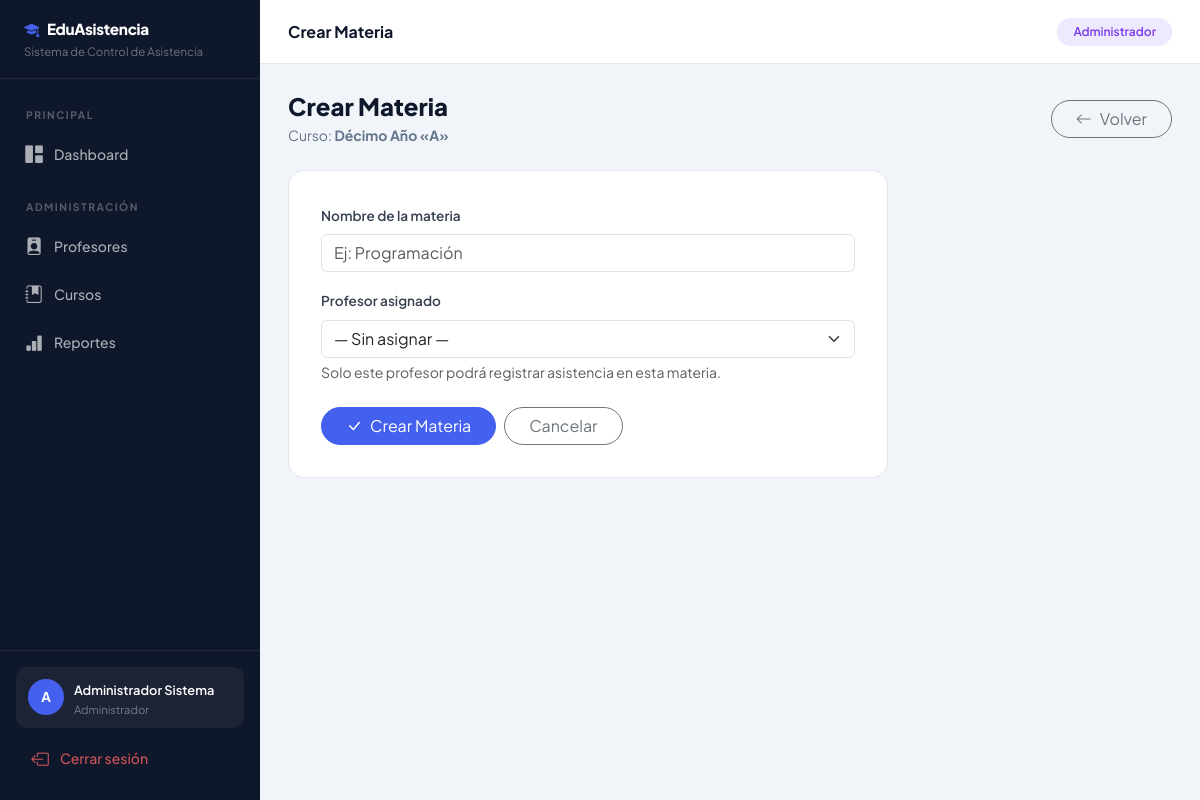
Page /cursos/1/materias/crear/ (signed in) on the committed database.
### usuarios/models.py (models this page shows, shortened)
class Usuario(AbstractUser):
    ROLES = (
        ('admin', 'Administrador'),
        ('profesor', 'Profesor'),
    )
    rol = models.CharField(max_length=10, choices=ROLES, default='profesor')
    def es_admin(self):
        return self.rol == 'admin'
    def __str__(self):
        return f"{self.get_full_name() or self.username} ({self.get_rol_display()})"

### cursos/models.py (models this page shows)
class Curso(models.Model):
    NIVELES = (
        ('10mo', 'Décimo Año'),
        ('1ro_bach', 'Primero de Bachillerato'),
        ('2do_bach', 'Segundo de Bachillerato'),
        ('3ro_bach', 'Tercero de Bachillerato'),
    )
    nivel    = models.CharField(max_length=20, choices=NIVELES, default='10mo')
    paralelo = models.CharField(max_length=5)   # A, B, C, D
    descripcion = models.TextField(blank=True)
    @property
    def nombre(self):
        return f"{self.get_nivel_display()} «{self.paralelo}»"
    def __str__(self):
        return self.nombre
    class Meta:
        verbose_name = 'Curso'
        verbose_name_plural = 'Cursos'
        ordering = ['nivel', 'paralelo']
        unique_together = ('nivel', 'paralelo')

### cursos/views.py (the view)
# urls.py: path('cursos/<int:curso_pk>/materias/crear/', views.crear_materia,      name='crear_materia'),
@login_required
def crear_materia(request, curso_pk):
    if not request.user.es_admin():
        messages.error(request, 'Sin permiso.'); return redirect('dashboard')
    curso = get_object_or_404(Curso, pk=curso_pk)
    if request.method == 'POST':
        form = MateriaForm(request.POST)
        if form.is_valid():
            m = form.save(commit=False)
            m.curso = curso
            m.save()
            messages.success(request, f'Materia «{m.nombre}» creada.')
            return redirect('detalle_curso', pk=curso_pk)
    else:
        form = MateriaForm()
    return render(request, 'cursos/form_materia.html', {'form': form, 'curso': curso, 'accion': 'Crear'})

### cursos/forms.py
class MateriaForm(forms.ModelForm):
    class Meta:
        model  = Materia
        fields = ['nombre', 'profesor']
        labels = {'nombre': 'Nombre de la materia', 'profesor': 'Profesor asignado'}
        widgets = {
            'nombre':   forms.TextInput(attrs={'class': 'form-control', 'placeholder': 'Ej: Programación'}),
            'profesor': forms.Select(attrs={'class': 'form-select'}),
        }
    def __init__(self, *args, **kwargs):
        super().__init__(*args, **kwargs)
        self.fields['profesor'].queryset = Usuario.objects.filter(rol='profesor').order_by('last_name')
        self.fields['profesor'].empty_label = '— Sin asignar —'

### templates/cursos/form_materia.html (shortened to what this page needs)
{% extends 'base.html' %}
{% block page_title %}{{ accion }} Materia{% endblock %}
{% block content %}
<div class="page-header">
    <div>
        <h4>{{ accion }} Materia</h4>
        <p>Curso: <strong>{{ curso }}</strong></p>
    </div>
    <a href="{% url 'detalle_curso' curso.pk %}" class="btn btn-outline-secondary rounded-pill px-4">
        <i class="bi bi-arrow-left me-2"></i>Volver
    </a>
</div>
<div class="form-card">
    <form method="post">
        <div class="mb-3">
            <label class="form-label">{{ form.nombre.label }}</label>
            {{ form.nombre }}
        </div>
        <div class="mb-4">
            <label class="form-label">{{ form.profesor.label }}</label>
            {{ form.profesor }}
            <div class="text-muted small mt-1">Solo este profesor podrá registrar asistencia en esta materia.</div>
        </div>
        <div class="d-flex gap-2">
            <button type="submit" class="btn btn-primary px-4 rounded-pill">
                <i class="bi bi-check-lg me-2"></i>{{ accion }} Materia
            </button>
            <a href="{% url 'detalle_curso' curso.pk %}" class="btn btn-outline-secondary rounded-pill px-4">Cancelar</a>
        </div>
    </form>
</div>
{% endblock %}

### templates/base.html (shortened to what this page needs)
<!DOCTYPE html>
<html lang="es">
<head>
    <link href="https://cdn.jsdelivr.net/npm/bootstrap@5.3.0/dist/css/bootstrap.min.css" rel="stylesheet">
    <link href="https://cdn.jsdelivr.net/npm/bootstrap-icons@1.11.0/font/bootstrap-icons.css" rel="stylesheet">
</head>
<body>
    <div class="sidebar" id="sidebar">
        <div class="sidebar-brand">
            <h5><i class="bi bi-mortarboard-fill me-2" style="color:var(--primary)"></i>EduAsistencia</h5>
            <small>Sistema de Control de Asistencia</small>
        </div>
        <div class="sidebar-nav mt-2">
            <div class="sidebar-section">Principal</div>
            <a href="{% url 'dashboard' %}" class="sidebar-link {% if request.resolver_match.url_name == 'dashboard' %}active{% endif %}">
                <i class="bi bi-grid-1x2-fill"></i> Dashboard
            </a>
            {% if user.es_admin %}
            <div class="sidebar-section">Administración</div>
            <a href="{% url 'lista_profesores' %}" class="sidebar-link {% if 'profesor' in request.resolver_match.url_name %}active{% endif %}">
                <i class="bi bi-person-badge-fill"></i> Profesores
            </a>
            <a href="{% url 'lista_cursos' %}" class="sidebar-link {% if 'curso' in request.resolver_match.url_name %}active{% endif %}">
                <i class="bi bi-journal-bookmark-fill"></i> Cursos
            </a>
            <a href="{% url 'reporte_asistencia' %}" class="sidebar-link {% if request.resolver_match.url_name == 'reporte_asistencia' %}active{% endif %}">
                <i class="bi bi-bar-chart-fill"></i> Reportes
            </a>
            {% else %}
            <div class="sidebar-section">Mis Cursos</div>
            <a href="{% url 'lista_cursos' %}" class="sidebar-link {% if 'curso' in request.resolver_match.url_name %}active{% endif %}">
                <i class="bi bi-journal-bookmark-fill"></i> Mis Cursos
            </a>
            {% endif %}
        </div>
        <div class="sidebar-footer">
            <div class="sidebar-user">
                <div class="user-avatar">{{ user.username|first|upper }}</div>
                <div class="user-info">
                    <span>{{ user.get_full_name|default:user.username }}</span>
                    <small>{{ user.get_rol_display }}</small>
                </div>
            </div>
            <a href="{% url 'logout' %}" class="sidebar-link mt-2" style="color:rgba(255,100,100,.8)">
                <i class="bi bi-box-arrow-left"></i> Cerrar sesión
            </a>
        </div>
    </div>
    <div class="main-content">
        <div class="topbar">
            <h6>{% block page_title %}{% endblock %}</h6>
            <div class="topbar-actions">
                <span class="badge badge-{{ user.rol }} px-3 py-2 rounded-pill">
                    {{ user.get_rol_display }}
                </span>
            </div>
        </div>
        <div class="page-content">
            {% block content %}{% endblock %}
        </div>
    </div>
</body>
</html>

### templates/base.html (style rules this page uses)
:root { --primary: #4361ee; --primary-dark: #3a56d4; --secondary: #7209b7; --success: #2ec4b6; --danger: #e63946; --warning: #ff9f1c; --sidebar-bg: #0f172a; --sidebar-width: 260px; --header-height: 64px; }
* { font-family: 'Plus Jakarta Sans', sans-serif; }
body { background: #f1f5f9; min-height: 100vh; }
.sidebar { position: fixed; top: 0; left: 0; width: var(--sidebar-width); height: 100vh; background: var(--sidebar-bg); display: flex; flex-direction: column; z-index: 1000; transition: transform .3s ease; overflow-y: auto; }
.sidebar-brand { padding: 20px 24px 16px; border-bottom: 1px solid rgba(255,255,255,.08); }
.sidebar-brand h5 { color: #fff; font-weight: 800; font-size: .95rem; margin: 0; letter-spacing: -.3px; }
.sidebar-brand small { color: rgba(255,255,255,.4); font-size: .72rem; }
.sidebar-section { padding: 20px 16px 8px; font-size: .65rem; font-weight: 700; text-transform: uppercase; letter-spacing: 1.5px; color: rgba(255,255,255,.3); }
.sidebar-nav { padding: 0 10px; }
.sidebar-link { display: flex; align-items: center; gap: 10px; padding: 10px 14px; border-radius: 10px; color: rgba(255,255,255,.65); text-decoration: none; font-size: .875rem; font-weight: 500; margin-bottom: 2px; transition: all .2s; }
.sidebar-link i { font-size: 1.1rem; width: 20px; text-align: center; }
.sidebar-footer { margin-top: auto; padding: 16px; border-top: 1px solid rgba(255,255,255,.08); }
.sidebar-user { display: flex; align-items: center; gap: 10px; padding: 10px 12px; border-radius: 10px; background: rgba(255,255,255,.05); }
.user-avatar { width: 36px; height: 36px; border-radius: 50%; background: var(--primary); color: #fff; display: flex; align-items: center; justify-content: center; font-weight: 700; font-size: .85rem; flex-shrink: 0; }
.user-info small { color: rgba(255,255,255,.4); font-size: .7rem; display: block; }
.user-info span { color: #fff; font-size: .8rem; font-weight: 600; }
.main-content { margin-left: var(--sidebar-width); min-height: 100vh; display: flex; flex-direction: column; }
.topbar { height: var(--header-height); background: #fff; border-bottom: 1px solid #e2e8f0; display: flex; align-items: center; padding: 0 28px; gap: 12px; position: sticky; top: 0; z-index: 100; }
.topbar h6 { margin: 0; font-weight: 700; font-size: 1rem; color: #0f172a; }
.topbar-actions { margin-left: auto; display: flex; align-items: center; gap: 8px; }
.page-content { padding: 28px; flex: 1; }
.badge-admin { background: #ede9fe; color: #7c3aed; font-weight: 600; }
.form-card { background: #fff; border-radius: 16px; border: 1px solid #e2e8f0; padding: 32px; max-width: 600px; }
.form-label { font-weight: 600; font-size: .85rem; color: #374151; }
.btn-primary { background: var(--primary); border-color: var(--primary); }
.page-header { display: flex; align-items: center; justify-content: space-between; margin-bottom: 24px; }
.page-header h4 { font-weight: 800; color: #0f172a; margin: 0; }
.page-header p { color: #64748b; font-size: .875rem; margin: 4px 0 0; }

### rows in the picture
Usuario: username|first "A", get_full_name "Administrador Sistema", rol "Administrador"
Curso: nivel+paralelo "Décimo Año «A»"

### other values in the picture
{{ accion }} "Crear"
